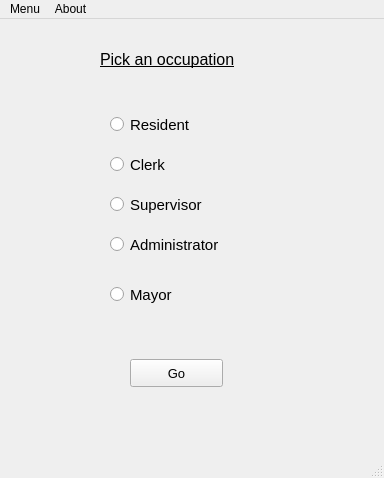
<?xml version="1.0" encoding="UTF-8"?>
<ui version="4.0">
 <class>AppWindow</class>
 <widget class="QMainWindow" name="AppWindow">
  <property name="geometry">
   <rect>
    <x>0</x>
    <y>0</y>
    <width>384</width>
    <height>478</height>
   </rect>
  </property>
  <property name="font">
   <font>
    <pointsize>9</pointsize>
   </font>
  </property>
  <property name="windowTitle">
   <string>MainWindow</string>
  </property>
  <widget class="QWidget" name="centralwidget">
   <widget class="QLabel" name="label">
    <property name="geometry">
     <rect>
      <x>100</x>
      <y>20</y>
      <width>171</width>
      <height>41</height>
     </rect>
    </property>
    <property name="font">
     <font>
      <pointsize>12</pointsize>
      <underline>true</underline>
     </font>
    </property>
    <property name="text">
     <string>Pick an occupation</string>
    </property>
   </widget>
   <widget class="QRadioButton" name="residentBtn">
    <property name="geometry">
     <rect>
      <x>110</x>
      <y>90</y>
      <width>141</width>
      <height>31</height>
     </rect>
    </property>
    <property name="font">
     <font>
      <pointsize>11</pointsize>
     </font>
    </property>
    <property name="text">
     <string>Resident</string>
    </property>
   </widget>
   <widget class="QRadioButton" name="clerkBtn">
    <property name="geometry">
     <rect>
      <x>110</x>
      <y>130</y>
      <width>141</width>
      <height>31</height>
     </rect>
    </property>
    <property name="font">
     <font>
      <pointsize>11</pointsize>
     </font>
    </property>
    <property name="text">
     <string>Clerk</string>
    </property>
   </widget>
   <widget class="QRadioButton" name="supervisorBtn">
    <property name="geometry">
     <rect>
      <x>110</x>
      <y>170</y>
      <width>141</width>
      <height>31</height>
     </rect>
    </property>
    <property name="font">
     <font>
      <pointsize>11</pointsize>
     </font>
    </property>
    <property name="text">
     <string>Supervisor</string>
    </property>
   </widget>
   <widget class="QRadioButton" name="AdministratorBtn">
    <property name="geometry">
     <rect>
      <x>110</x>
      <y>210</y>
      <width>141</width>
      <height>31</height>
     </rect>
    </property>
    <property name="font">
     <font>
      <pointsize>11</pointsize>
     </font>
    </property>
    <property name="text">
     <string>Administrator</string>
    </property>
   </widget>
   <widget class="QRadioButton" name="mayorBtn">
    <property name="geometry">
     <rect>
      <x>110</x>
      <y>260</y>
      <width>141</width>
      <height>31</height>
     </rect>
    </property>
    <property name="font">
     <font>
      <pointsize>11</pointsize>
     </font>
    </property>
    <property name="text">
     <string>Mayor</string>
    </property>
   </widget>
   <widget class="QPushButton" name="goBtn">
    <property name="geometry">
     <rect>
      <x>130</x>
      <y>340</y>
      <width>93</width>
      <height>28</height>
     </rect>
    </property>
    <property name="font">
     <font>
      <pointsize>10</pointsize>
     </font>
    </property>
    <property name="text">
     <string>Go</string>
    </property>
   </widget>
  </widget>
  <widget class="QMenuBar" name="menubar">
   <property name="geometry">
    <rect>
     <x>0</x>
     <y>0</y>
     <width>384</width>
     <height>26</height>
    </rect>
   </property>
   <widget class="QMenu" name="menuAbout">
    <property name="title">
     <string>Menu</string>
    </property>
   </widget>
   <widget class="QMenu" name="menuAbout_2">
    <property name="title">
     <string>About</string>
    </property>
   </widget>
   <addaction name="menuAbout"/>
   <addaction name="menuAbout_2"/>
  </widget>
  <widget class="QStatusBar" name="statusbar"/>
 </widget>
 <resources/>
 <connections/>
</ui>
